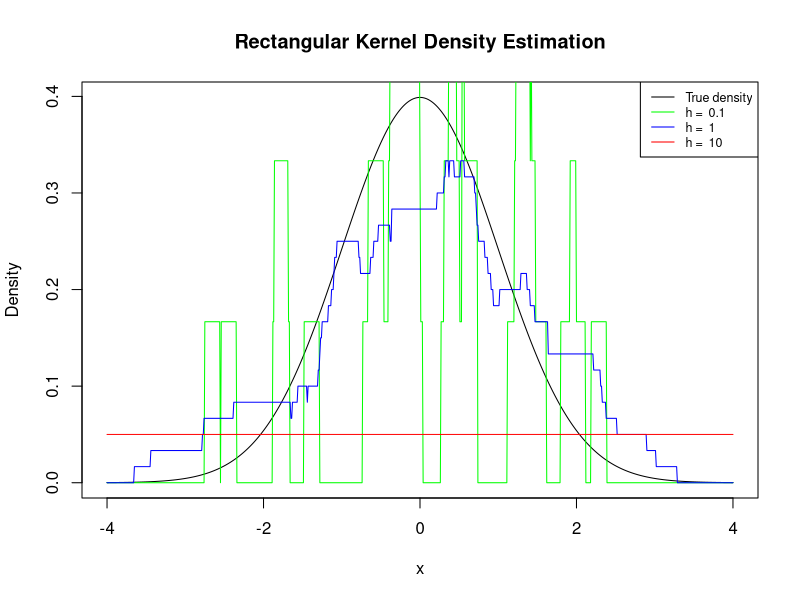
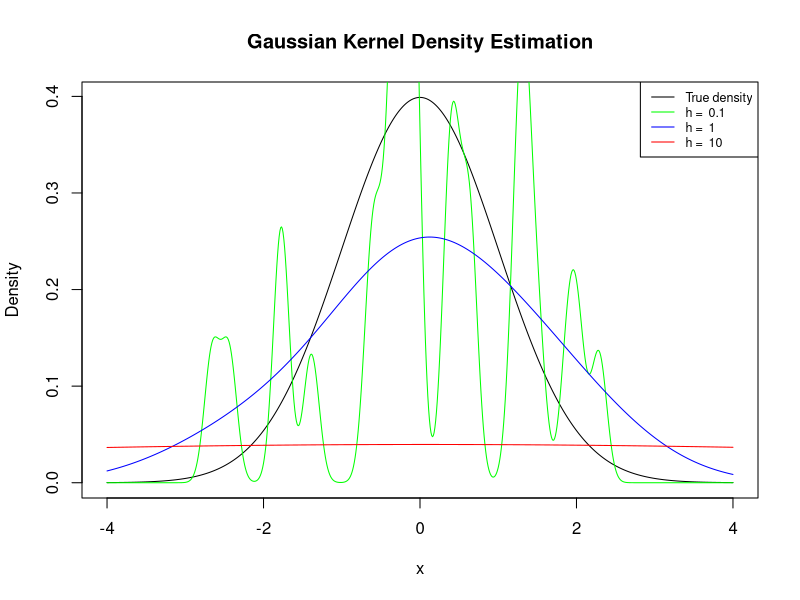
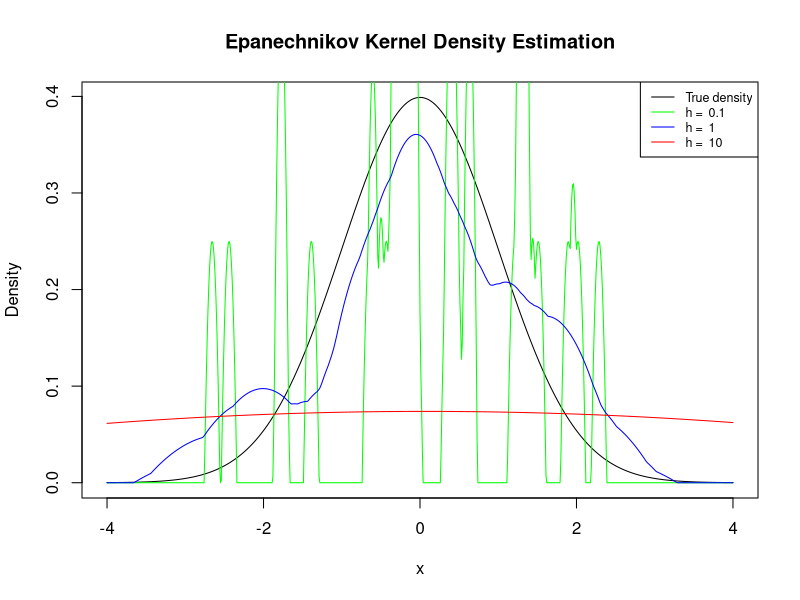

Write R code to recreate these figures, in order.
## ---- chunk 1
knitr::opts_chunk$set(echo = TRUE)
## ---- chunk 2
# Enter data
x <- c(82,69,73,43,58,56,76,65)
y <- c(63,42,74,37,51,43,80,62)

# Two-sided t-test
t.test(x, y, alternative = "two.sided", mu = 0, conf.level = 0.95, paired = TRUE)
# t.test(x-y, alternative = "two.sided", mu = 0, conf.level = 0.95)  # alternative

# Two-sided Wilcoxon signed rank test
wilcox.test(x, y, alternative = "two.sided", mu = 0, conf.level = 0.95, 
            paired = TRUE, conf.int = TRUE)
# wilcox.test(x-y, alternative = "two.sided", mu = 0, conf.level = 0.95, 
#             conf.int = TRUE)  # alternative
## ---- chunk 3
fnTestPowerMC <- function(fnError, n = 30, theta = 0, alpha = 0.05, nSim = 10^4,
                          ...) {
  # This function estimates the probability of rejecting the null hypothesis of a
  # t-test and a Wilcoxon signed rank test using Monte Carlo simulations of iid
  # random variables X_i = \theta + \epsilon_i.
  # 
  # Args:
  #   fnError:  Function which generates random samples from a symmetric error 
  #             distribution \epsilon
  #   n:        Number of random samples used in tests
  #   theta:    True parameter
  #   alpha:    Significance level used in tests
  #   nSim:     Number of MC simulations of size n
  #   ...:      Further arguments to be passed to fnError
  #   
  # Returns:
  #   A list containing the following elements:
  #     $TProb:       MC estimation of rejection probability for the t-test
  #     $WilcoxProb:  MC estimation of rejection probability for the Wilcoxon
  #                   signed rank test
  
  # Perform MC simulation
  matX <- matrix(theta + fnError(n*nSim, ...), ncol = n)
  
  # Define sub-functions which only return p-values from the two tests
  fnPvalT <- function(x, theta) {
    return(t.test(x, mu = theta)$p.value)
  }
  fnPvalWilcox <- function(x, theta) {
    return(wilcox.test(x, mu = theta)$p.value)
  }
  
  # Perform nSim number of tests with sample size n for each of the two tests
  vecPvalT <- apply(matX, 1, fnPvalT, theta = theta)
  vecPvalWilcox <- apply(matX, 1, fnPvalWilcox, theta = theta)
  
  # Compute and return estimations of rejection probabilities
  result <- list()
  result$TProb <- mean(vecPvalT < alpha)
  result$WilcoxProb <- mean(vecPvalWilcox < alpha)
  return(result)
}
## ---- chunk 4
# Set seed
set.seed(42)

# Normal errors
fnTestPowerMC(fnError = rnorm, nSim = 10^5, theta = 0)

# Cauchy errors (t-distribution with df = 1)
fnTestPowerMC(fnError = rt, nSim = 10^5, df = 1)

# Uniform errors
fnTestPowerMC(fnError = runif, nSim = 10^5, min = -1, max = 1)
## ---- chunk 5
fnKernelDensityEst <- function(x, X, K, h) {
  # This function computes the kernel density estimates for a given sample X and
  # kernel K with bandwidth h at points x.
  # 
  # Args:
  #   x: Points for which the kernel density estimates are computed
  #   X: Data sample on which the kernel density estimation is fitted
  #   K: Kernel function to be used for smoothing
  #   h: Smoothing Bandwidth
  #   
  # Returns:
  #   A vector of the kernel density estimates at the points x
  
  # Get number of points and sample size
  nPts <- length(x)
  n <- length(X)
  
  # Compute and return the estimated kernel density values
  matKernel <- K((matrix(rep(X, nPts), ncol = n, byrow = TRUE) - x) / h)
  return((1/(n*h)) * apply(matKernel, 1, sum))
}
## ---- chunk 6
# Define different smoothing kernels

fnRectangularKernel <- function(x) {
  return(0.5 * (abs(x) <= 1))
}

fnGaussianKernel <- function(x) {
  return((1/sqrt(2*pi)) * exp((-0.5) * x^2))
}

fnEpanechnikovKernel <- function(x) {
  return(0.75 * (1 - x^2) * (abs(x) <= 1))
}
## ---- chunk 7
# Test 1: Standard Normal ######################################################

# Sample size and generate sample
set.seed(42)
n <- 30
X <- rnorm(n)

# Define points to estimate kernel density on
x <- seq(-4, 4, 0.01)

# Set different bandwidths
h <- c(0.1, 1, 10)

# Rectangular kernel density estimation
plot(x, dnorm(x), type = "l", main = "Rectangular Kernel Density Estimation",
     xlab = "x", ylab = "Density")
lines(x, fnKernelDensityEst(x, X, K = fnRectangularKernel, h[1]), col = "green")
lines(x, fnKernelDensityEst(x, X, K = fnRectangularKernel, h[2]), col = "blue")
lines(x, fnKernelDensityEst(x, X, K = fnRectangularKernel, h[3]), col = "red")
legend("topright", legend = c("True density", paste("h = ", h[1]), 
                              paste("h = ", h[2]), paste("h = ", h[3])),
       col = c("black", "green", "blue", "red"), lty = 1, cex = 0.75)

# Gaussian kernel density estimation
plot(x, dnorm(x), type = "l", main = "Gaussian Kernel Density Estimation",
     xlab = "x", ylab = "Density")
lines(x, fnKernelDensityEst(x, X, K = fnGaussianKernel, h[1]), col = "green")
lines(x, fnKernelDensityEst(x, X, K = fnGaussianKernel, h[2]), col = "blue")
lines(x, fnKernelDensityEst(x, X, K = fnGaussianKernel, h[3]), col = "red")
legend("topright", legend = c("True density", paste("h = ", h[1]), 
                              paste("h = ", h[2]), paste("h = ", h[3])),
       col = c("black", "green", "blue", "red"), lty = 1, cex = 0.75)

# Epanechnikov kernel density estimation
plot(x, dnorm(x), type = "l", main = "Epanechnikov Kernel Density Estimation",
     xlab = "x", ylab = "Density")
lines(x, fnKernelDensityEst(x, X, K = fnEpanechnikovKernel, h[1]), col = "green")
lines(x, fnKernelDensityEst(x, X, K = fnEpanechnikovKernel, h[2]), col = "blue")
lines(x, fnKernelDensityEst(x, X, K = fnEpanechnikovKernel, h[3]), col = "red")
legend("topright", legend = c("True density", paste("h = ", h[1]), 
                              paste("h = ", h[2]), paste("h = ", h[3])),
       col = c("black", "green", "blue", "red"), lty = 1, cex = 0.75)
## ---- chunk 8

